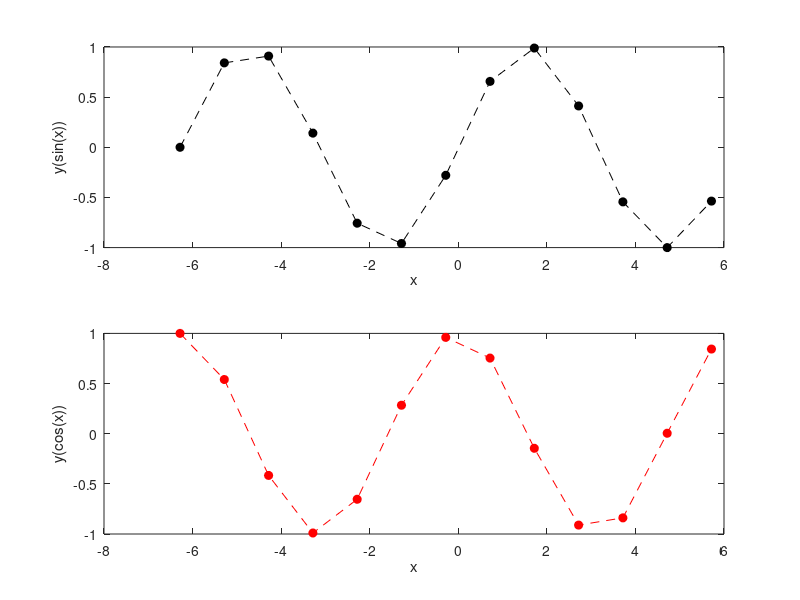

Reproduce this figure in MATLAB.
%Use 2 subplots above and below each other to plot both sin(x) and cos(x) 
%between -2? and 2?.Customise the plots any way you like
x = [-2*pi : 2*pi];
y = [sin(x)];
z = [cos(x)];
subplot(2, 1, 1)
plot(x, y, "ok--", "MarkerFaceColor", "k")
xlabel("x")
ylabel("y(sin(x))")

subplot(2, 1, 2)
plot(x, z, "or--", "MarkerFaceColor", "r")
xlabel("x")
ylabel("y(cos(x))")